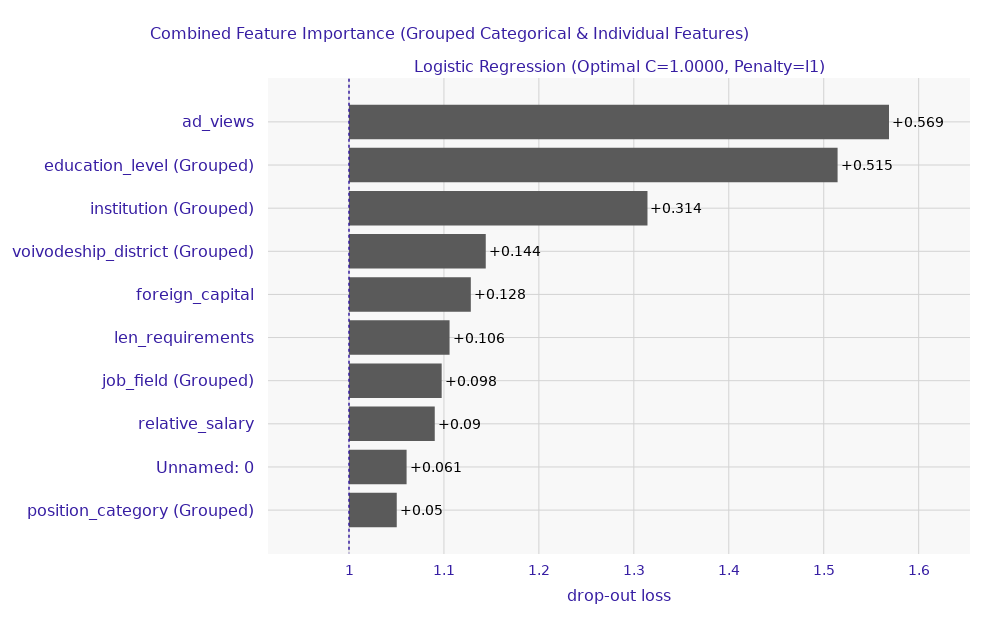

This figure's notebook cell:
### Code cell
# Feature importance without institutions and districts.
fi_result, explainer, X_test, y_test = log_regression(
    df_train1,
    df_test1,
    penalty='l1',
    solver='liblinear',
    cv=2,
    original_categorical_cols = ['job_field', 'position_category', 'education_level', 'voivodeship_district', 'institution']
)
print(fi_result)

### Figure 1 — Plotly figure (JSON) as saved in the notebook; plotly's stock layout.template omitted (floating-point values rounded to 4 significant figures)
{"data": [{"base": 1.0, "hoverinfo": "text", "hoverlabel": {"bgcolor": "rgba(0,0,0,0.8)"}, "hovertext": ["Model: Logistic Regression (Optimal C=1.0000, Penalty=l1) loss after<br>variable: ad_views is permuted: 1.569<br>Drop-out loss change: +0.569", "Model: Logistic Regression (Optimal C=1.0000, Penalty=l1) loss after<br>variable: education_level (Grouped) is permuted: 1.515<br>Drop-out loss change: +0.515", "Model: Logistic Regression (Optimal C=1.0000, Penalty=l1) loss after<br>variable: institution (Grouped) is permuted: 1.314<br>Drop-out loss change: +0.314", "Model: Logistic Regression (Optimal C=1.0000, Penalty=l1) loss after<br>variable: voivodeship_district (Grouped) is permuted: 1.144<br>Drop-out loss change: +0.144", "Model: Logistic Regression (Optimal C=1.0000, Penalty=l1) loss after<br>variable: foreign_capital is permuted: 1.128<br>Drop-out loss change: +0.128", "Model: Logistic Regression (Optimal C=1.0000, Penalty=l1) loss after<br>variable: len_requirements is permuted: 1.106<br>Drop-out loss change: +0.106", "Model: Logistic Regression (Optimal C=1.0000, Penalty=l1) loss after<br>variable: job_field (Grouped) is permuted: 1.098<br>Drop-out loss change: +0.098", "Model: Logistic Regression (Optimal C=1.0000, Penalty=l1) loss after<br>variable: relative_salary is permuted: 1.09<br>Drop-out loss change: +0.09", "Model: Logistic Regression (Optimal C=1.0000, Penalty=l1) loss after<br>variable: Unnamed: 0 is permuted: 1.061<br>Drop-out loss change: +0.061", "Model: Logistic Regression (Optimal C=1.0000, Penalty=l1) loss after<br>variable: position_category (Grouped) is permuted: 1.05<br>Drop-out loss change: +0.05"], "marker": {"color": "#5A5A5A", "line": {"width": 0, "color": "#5A5A5A"}}, "orientation": "h", "showlegend": false, "text": ["+0.569", "+0.515", "+0.314", "+0.144", "+0.128", "+0.106", "+0.098", "+0.09", "+0.061", "+0.05"], "textposition": "outside", "x": [0.5687, 0.5146, 0.3144, 0.144, 0.1283, 0.1059, 0.09761, 0.09032, 0.06065, 0.05029], "y": ["ad_views", "education_level (Grouped)", "institution (Grouped)", "voivodeship_district (Grouped)", "foreign_capital", "len_requirements", "job_field (Grouped)", "relative_salary", "Unnamed: 0", "position_category (Grouped)"], "type": "bar", "xaxis": "x", "yaxis": "y", "textfont": {"color": "black", "size": 14}}], "layout": {"xaxis": {"anchor": "y", "domain": [0.0, 1.0], "type": "linear", "gridwidth": 1, "zeroline": false, "automargin": true, "ticks": "outside", "tickcolor": "white", "ticklen": 3, "fixedrange": true, "range": [0.9147, 1.654], "title": {"font": {"size": 14}}, "tickfont": {"size": 14}, "showgrid": true, "gridcolor": "#D3D3D3", "griddash": "solid", "layer": "below traces"}, "yaxis": {"anchor": "x", "domain": [0.0, 1.0], "type": "category", "autorange": "reversed", "gridwidth": 1, "automargin": true, "ticks": "outside", "tickcolor": "white", "ticklen": 10, "fixedrange": true, "title": {"font": {"size": 14}}, "tickfont": {"size": 16}, "showgrid": true, "gridcolor": "#D3D3D3", "griddash": "solid", "layer": "below traces", "zeroline": false}, "annotations": [{"font": {"size": 16}, "showarrow": false, "text": "Logistic Regression (Optimal C=1.0000, Penalty=l1)", "x": 0.5, "xanchor": "center", "xref": "paper", "y": 1.0, "yanchor": "bottom", "yref": "paper"}, {"font": {"size": 16}, "showarrow": false, "text": "drop-out loss", "x": 0.5, "xanchor": "center", "xref": "paper", "y": 0, "yanchor": "top", "yref": "paper", "yshift": -30}], "shapes": [{"line": {"color": "#371ea3", "dash": "dot", "width": 1.5}, "type": "line", "x0": 1.0, "x1": 1.0, "xref": "x", "y0": -1, "y1": 10, "yref": "y"}], "title": {"text": "Combined Feature Importance (Grouped Categorical & Individual Features)", "x": 0.15, "font": {"size": 16}}, "font": {"color": "#371ea3", "family": "DejaVu Sans"}, "margin": {"t": 78, "b": 71, "r": 30}, "height": 625, "width": 1000, "paper_bgcolor": "white", "plot_bgcolor": "#F8F8F8"}}
